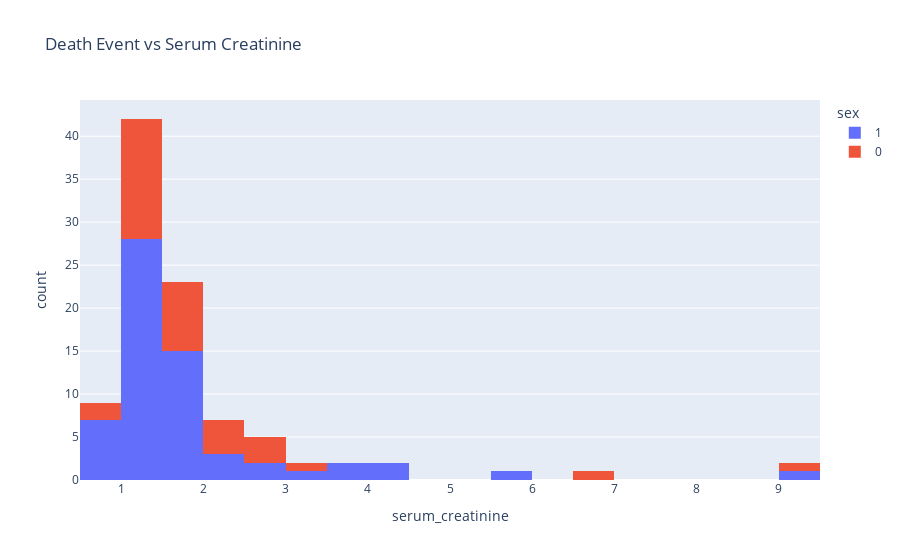

The cell this chart's notebook holds for it:
### Code cell
fig = px.histogram(death, x = 'serum_creatinine', color= 'sex',  title= 'Death Event vs Serum Creatinine')
fig.show()

### Figure 1 — Plotly figure (JSON) as saved in the notebook; plotly's stock layout.template omitted (floating-point values rounded to 4 significant figures)
{"data": [{"alignmentgroup": "True", "bingroup": "x", "hovertemplate": "sex=1<br>serum_creatinine=%{x}<br>count=%{y}<extra></extra>", "legendgroup": "1", "marker": {"color": "#636efa", "pattern": {"shape": ""}}, "name": "1", "offsetgroup": "1", "orientation": "v", "showlegend": true, "type": "histogram", "x": [1.9, 1.1, 1.3, 1.9, 2.1, 1.2, 1.1, 9.4, 4, 0.9, 1.1, 1.1, 1.3, 0.9, 0.8, 0.9, 1.9, 1.3, 5.8, 1.2, 1.83, 3, 1, 3.5, 1, 1.83, 1.2, 1.9, 0.9, 0.6, 4.4, 1, 2, 1.1, 1.3, 1, 1, 2.9, 1, 1.83, 1, 1.2, 0.7, 1.7, 1.2, 3.7, 1.1, 1.7, 1.83, 1.1, 2.4, 1, 1.2, 2.5, 1.2, 1.5, 1.6, 1.8, 1.83, 1.1, 1.4, 1.83], "xaxis": "x", "yaxis": "y"}, {"alignmentgroup": "True", "bingroup": "x", "hovertemplate": "sex=0<br>serum_creatinine=%{x}<br>count=%{y}<extra></extra>", "legendgroup": "0", "marker": {"color": "#EF553B", "pattern": {"shape": ""}}, "name": "0", "offsetgroup": "0", "orientation": "v", "showlegend": true, "type": "histogram", "x": [2.7, 1.5, 1, 1.9, 1.6, 1.83, 1, 1, 1, 3, 1.2, 1.1, 1, 1.4, 6.8, 1, 2.2, 2.3, 1.3, 1.2, 2.5, 1, 1.7, 1.3, 1.83, 2.1, 2.5, 0.9, 1.3, 0.6, 2.1, 1.6, 9, 1.7], "xaxis": "x", "yaxis": "y"}], "layout": {"barmode": "relative", "legend": {"title": {"text": "sex"}, "tracegroupgap": 0}, "title": {"text": "Death Event vs Serum Creatinine"}, "xaxis": {"anchor": "y", "domain": [0, 1], "title": {"text": "serum_creatinine"}}, "yaxis": {"anchor": "x", "domain": [0, 1], "title": {"text": "count"}}}}
